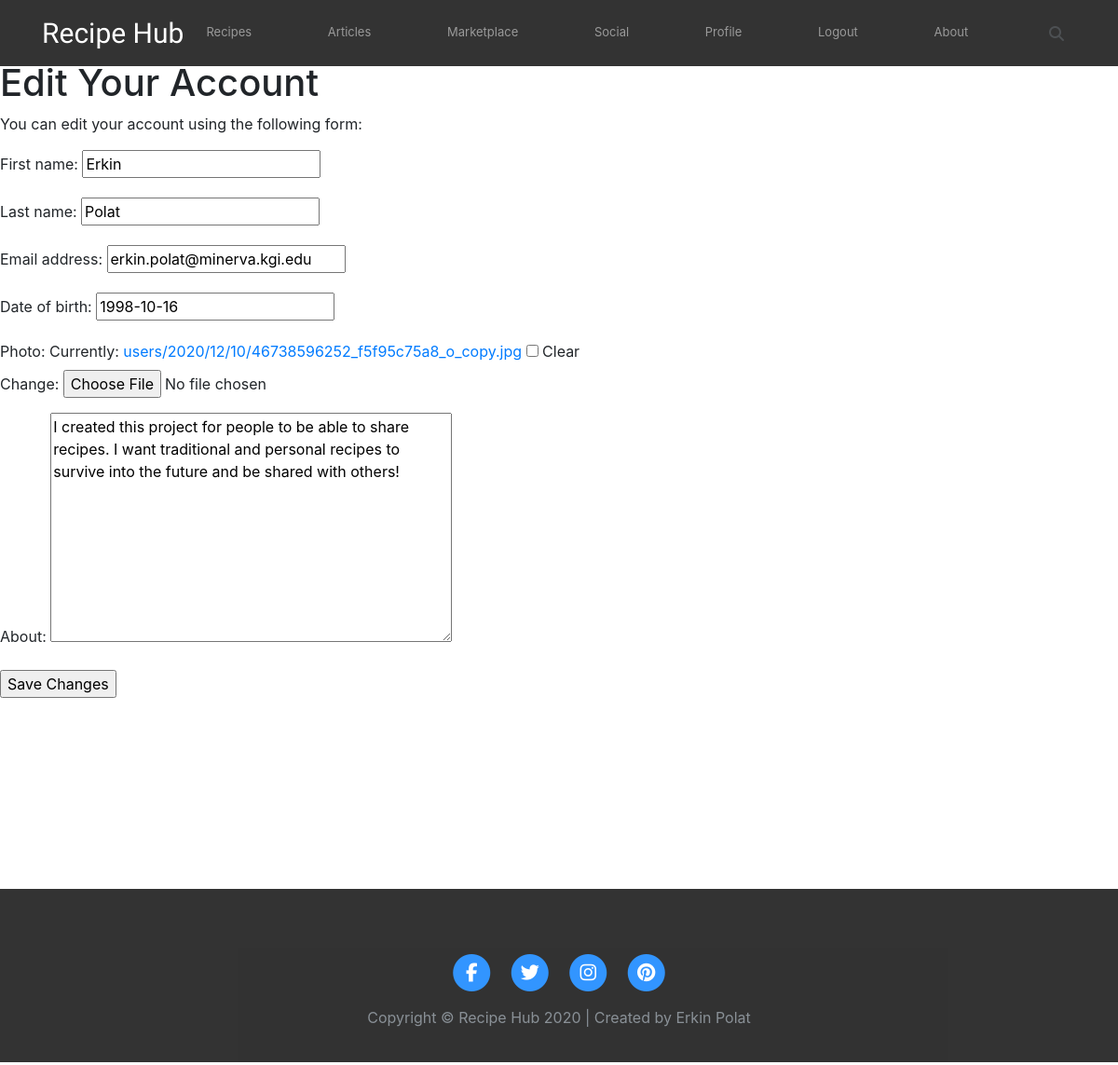
The page /account/edit/ (signed in) on the database as committed earlier.
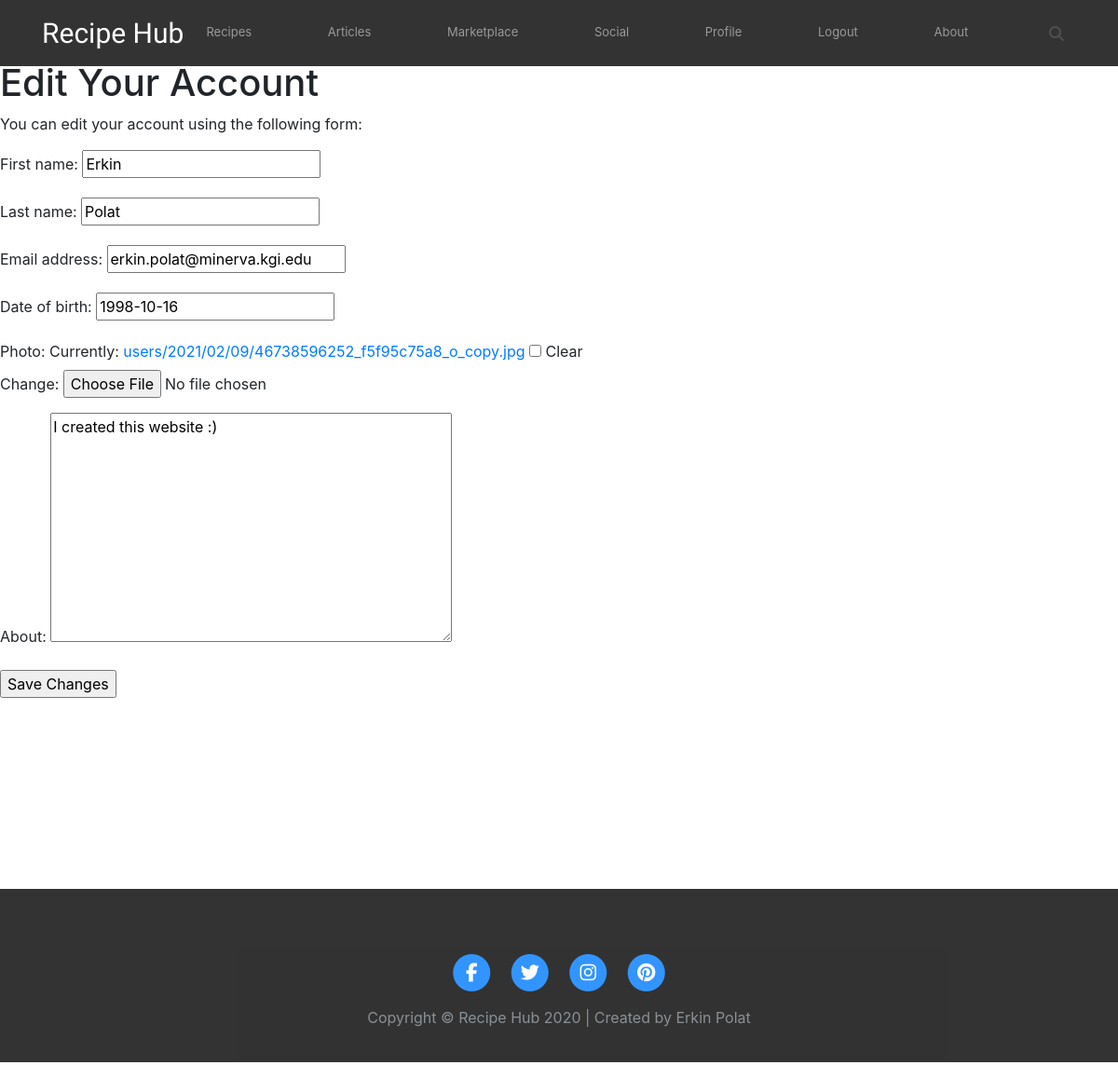
The same page on the database as committed later.
### account/models.py (models this page shows, shortened)
class Profile(models.Model):
	user = models.OneToOneField(settings.AUTH_USER_MODEL, on_delete=models.CASCADE)
	date_of_birth = models.DateField(blank=True, null=True)
	photo = models.ImageField(upload_to='users/%Y/%m/%d/', blank=True)
	followers = models.ManyToManyField(settings.AUTH_USER_MODEL, related_name='following', blank=True)
	about = models.TextField(blank = True)

### account/views.py (the view)
# urls.py: path('edit/', views.edit, name='edit'),
@login_required
def edit(request):
	if request.method == 'POST':
		user_form = UserEditForm(instance=request.user, data=request.POST)
		profile_form = ProfileEditForm(instance=request.user.profile, data=request.POST, files=request.FILES)
		if user_form.is_valid() and profile_form.is_valid():
			user_form.save()
			profile_form.save()
	else:
		user_form = UserEditForm(instance=request.user)
		profile_form = ProfileEditForm(instance=request.user.profile)
	return render(request, 'account/edit.html', {'user_form': user_form, 'profile_form': profile_form})

### account/forms.py
class UserEditForm(forms.ModelForm):
	class Meta:
		model=User
		fields=('first_name', 'last_name', 'email')

class ProfileEditForm(forms.ModelForm):
	class Meta:
		model=Profile
		fields=('date_of_birth', 'photo', 'about')

### account/templates/account/edit.html (shortened to what this page needs)
{% extends "base.html" %}
{% block content %}
	<h1>Edit Your Account</h1>
	<p>You can edit your account using the following form:</p>
	<form method="post" enctype="multipart/form-data">
		{{ user_form.as_p }}
		{{ profile_form.as_p }}
		<p><input type="submit" value="Save Changes"></p>
	</form>
{% endblock %}

### account/templates/base.html (shortened to what this page needs)
{% load static %}
<!DOCTYPE html>
<html>
<head>
    <link rel="stylesheet" href="{% static 'assets/bootstrap/css/bootstrap.min.css' %}">
    <link rel="stylesheet" href="{% static 'assets/fonts/font-awesome.min.css' %}">
    <link rel="stylesheet" href="https://cdnjs.cloudflare.com/ajax/libs/lightbox2/2.8.2/css/lightbox.min.css">
    <link rel="stylesheet" href="{% static 'assets/css/Lightbox-Gallery.css' %}">
    <link rel="stylesheet" href="{% static 'assets/css/styles.css' %}">
    <link rel="stylesheet" href="{% static 'assets/css/Projects-Clean.css' %}">
    <link rel="stylesheet" href="{% static 'assets/css/Article-Dual-Column.css' %}">
</head>
<body>
    <nav class="navbar navbar-dark navbar-expand-md fixed-top bg-dark">
        <div class="container"><a class="navbar-brand brand-logo" href="/recipes/welcome/" style="font-family: Basic, sans-serif;font-size: 30px;">Recipe Hub</a>
            <div
                class="collapse navbar-collapse" id="navcol-1">
                <ul class="nav navbar-nav flex-grow-1 justify-content-between">
                    <li class="nav-item" role="presentation"><a class="nav-link" href="{% url 'recipes:list' %}">Recipes</a></li>
                    <li class="nav-item" role="presentation"><a class="nav-link" href="{% url 'recipes:articles' %}">Articles</a></li>
                    <li class="nav-item" role="presentation"><a class="nav-link" href="#">Marketplace</a></li>
                    <li class="nav-item" role="presentation"><a class="nav-link" href="{% url 'messages' %}">Social</a></li>
                    <li class="nav-item" role="presentation"><a class="nav-link" href="{% url 'profile' %}">Profile</a></li>
                    <li class="nav-item" role="presentation">
                    	{% if request.user.is_authenticated %}
							<a class="nav-link" href="{% url 'logout' %}">Logout</a>
						{% else %}
							<a class="nav-link" href="{% url 'login' %}">Login</a>
						{% endif %}
					</li>
					<li class="nav-item" role="presentation"><a class="nav-link" href="#">About</a></li>
                    <li class="nav-item" role="presentation">
                        <button type="button" class="btn btn-default" data-toggle="collapse" data-target=".search-input">
                            <i class="fa fa-search"></i>
                        </button>
                    </li>
                </ul>
            </div>
        </div>
    </nav>
    <div class="wrapper">
    	{% block content %}
		{% endblock %}
    </div>
    <div class="push"></div>
    <div class="footer">
        <footer id="footerpad">
            <div class="container">
                <div class="row">
                    <div class="col-md-6 col-lg-8 mx-auto">
                        <ul class="list-inline text-center">
                            <li class="list-inline-item"><a href="#"><span class="fa-stack fa-lg"><i class="fa fa-circle fa-stack-2x"></i><i class="fa fa-facebook fa-stack-1x fa-inverse"></i></span></a></li>
                            <li class="list-inline-item"><a href="#"><span class="fa-stack fa-lg"><i class="fa fa-circle fa-stack-2x"></i><i class="fa fa-twitter fa-stack-1x fa-inverse"></i></span></a></li>
                            <li class="list-inline-item"><a href="#"><span class="fa-stack fa-lg"><i class="fa fa-circle fa-stack-2x"></i><i class="fa fa-instagram fa-stack-1x fa-inverse"></i></span></a></li>
                            <li class="list-inline-item"><a href="#"><span class="fa-stack fa-lg"><i class="fa fa-circle fa-stack-2x"></i><i class="fa fa-pinterest fa-stack-1x fa-inverse"></i></span></a></li>
                        </ul><p class="copyright text-muted text-center">Copyright &copy; Recipe Hub 2020 | Created by Erkin Polat</p></div>
                </div>
            </div>
        </footer>
    </div>
</body>
</html>

### account/static/assets/css/styles.css (style rules this page uses)
html, body { height: 100%; }
.navbar.navbar-dark.navbar-expand-md.fixed-top.bg-dark { background-color: #000!important; opacity: 0.8; }
.nav-link { color: #fff; font-size: 13px; }
.navbar-brand.brand-logo { font-size: 25px; }
body { padding-top: 65px; }
#footerpad { padding-top: 70px; padding-bottom: 20px; background-color: #000000; opacity: 0.8; }
.wrapper { min-height: 100%; height: auto !important; height: 100%; margin: 0 auto -189px; padding-bottom: 189px; }
.footer, .push { height: 189px; }

Rows that differ between the two databases and show on the page:
changed Profile: about "I created this project for people to be able to share recipes. I want traditional and personal recipes to survive into the future and be shared with others!" → "I created this website :)"
Other text that changed with them:
text no longer shown: "Date of birth: Photo: Currently: users/2020/12/10/46738596252_f5f95c75a8_o_copy.jpg Clear Change: About:"
text now shown: "Date of birth: Photo: Currently: users/2021/02/09/46738596252_f5f95c75a8_o_copy.jpg Clear Change: About:"
